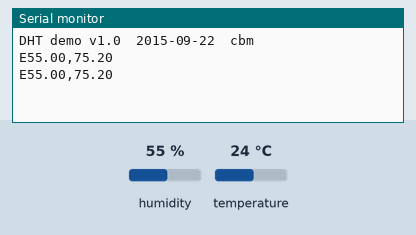
Simulated run of this sketch. Board: Arduino Uno, built with avr-gcc and run on an emulated ATmega328P. Parts: the last lines printed to the serial monitor. The test bench sets the inputs (shaded band); at power-on: humidity 55 %, temperature 24 °C.

Above: at 2.8 s.
2.9 s: humidity set to 22 %
At 5.3 s:
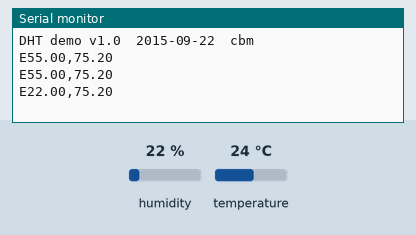
5.6 s: temperature set to 12 °C
At 6.7 s:
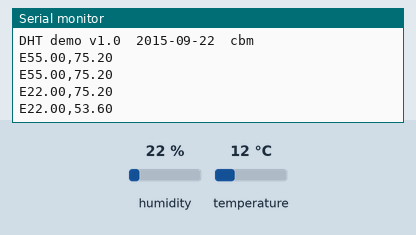
8.3 s: humidity set to 40 %
At 11.5 s:
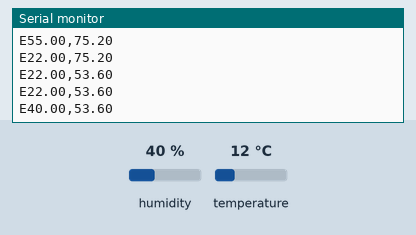
Timing chart, 0 to 13.0 s (numbered marks = the images above; inputs shaded):
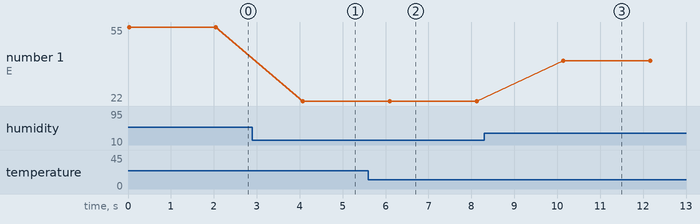

The sketch:

dht11_demo.ino
```cpp
/*
  Program DHT_demo
  Author: Charles B. Malloch, PhD
  Date:   2015-09-22

*/

#include "DHT.h"

#define pdDHT11 5

DHT dht ( pdDHT11, DHT11);

void setup() {
  Serial.begin(115200);

  dht.begin();

  Serial.println ( "DHT demo v1.0  2015-09-22  cbm" );
}

void loop() {
  // Reading temperature or humidity takes about 250 milliseconds!
  // Sensor readings may also be up to 2 seconds 'old' (its a very slow sensor)
  float humidity = dht.readHumidity();
  // Read temperature as Celsius (the default)
  float temp_degC = dht.readTemperature();
  // Read temperature as Fahrenheit (isFahrenheit = true)
  float temp_degF = dht.readTemperature(true);

  Serial.print ( "E" );
  Serial.print ( humidity ); Serial.print ( "," );
  Serial.print ( temp_degF ); Serial.println ();

  delay(2000);
}
```

Measured:
- after the input at 2.9 s, the serial monitor: prints a new line after 1.2 s (image 1)
- after the input at 5.6 s, the serial monitor: prints a new line after 0.50 s (image 2)
- after the input at 8.3 s, the serial monitor: prints a new line after 1.8 s (image 3)
- plotted number 1: 55 → 22 after the input at 2.9 s, 22 → 40 after the input at 8.3 s
